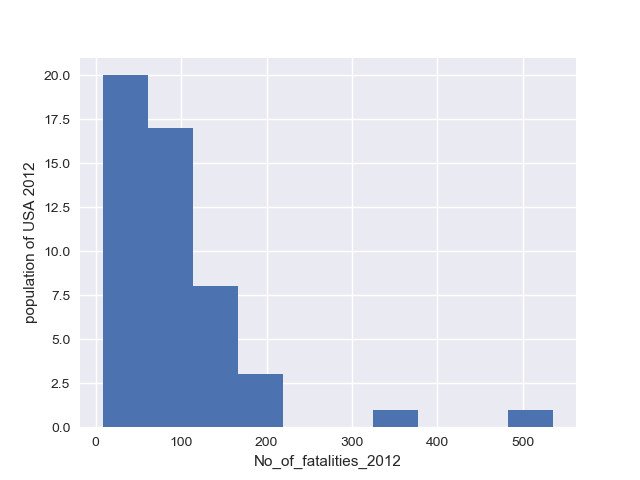

Recreate this plot in Python.
import pandas as pd
import seaborn as sns
df_swing = pd.read_csv('fatalities.csv')
df_swing[['State', 'No_of_fatalities_2012', 'Rate_of_fatalities_2012','State_or_federal']]
--generating seaborn
sns.set()
_=plt.hist(df_swing['No_of_fatalities_2012'])
_=plt.xlabel('No_of_fatalities_2012')
_=plt.ylabel('population of USA 2012')
plt.show()
---generating a bee swarm plot
_ = sns.swarmplot(x='State', y='No_of_fatalities_2012', data=df_swing)
 _ = plt.ylabel('State')
 _ = plt.xlabel('No_of_fatalities_2012')
plt.show()
---generating ecdf
import numpy as np
x = np.sort(df_swing['No_of_fatalities_2012'])
y = np.arange(1, len(x)+1)/len(x)
_ = plt.plot(x, y, marker='.', linestyle='none')
_ = plt.xlabel('Rate_of_fatalities_2012')
_ = plt.ylabel('State')
plt.margins(0.04)
>>> plt.show()
----calculating percentile
np.percentile(df_swing['No_of_fatalities_2012'],[25,50,75])
array([ 39.  ,  68.5 , 110.75])
